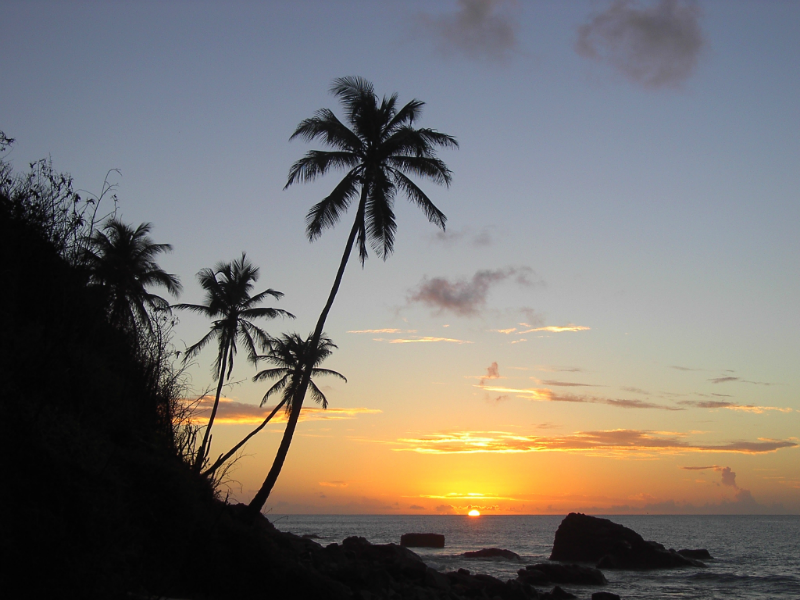
#> input picture sunset.png, 800 x 600 px
$ jupyter execute --allow-errors Clase_02_2021_1108_Numpy.ipynb
#> lines starting #> are read from the running program, lines starting #| are printed output that depends on the picture
[cell 1]
"python"

[cell 2]
a = []

[cell 3]
import math

[cell 4]
# Crear una clase
class circle:

    def __init__(self, radius, color):
        self.radius = radius # atributos
        self.color = color   # atributos

    def area(self):
        return math.pi * (self.radius ** 2)

[cell 5]
c = circle(5, "blue")

[cell 6]
c.radius

[cell 7]
c.color

[cell 8]
print(dir(c))

[cell 9]
c.area()

### Variables vs. Atributos
### Funcciones vs. Métodos

[cell 10]
# Los elementos " append" hasta "sort" son atributos o métodos
print(dir(a))

[cell 11]
# funccion qualquier que devolva la lista
def names(o):
    # utilisar una list comprehension
    print([name for name in dir(o) if name[0] != "_"])

names(a)

[cell 12]
# funccion lambda siempre se escribi en una linea
lambda n: n * 2

[cell 13]
f = lambda n: n * 2

[cell 14]
f(3)

[cell 15]
# Siempre utilizar esa funccion
names = lambda o: print([name for name in dir(o) if name[0] != "_"])

[cell 16]
names(math)

[cell 17]
a = [2, 5, 8, 3, 6, 9, 4, 5, 6]

[cell 18]
def mayor_5(n):
    return n > 5

[cell 19]
list(filter(mayor_5, a))

[cell 20]
list(filter(lambda n: n > 5, a))

[cell 21]
names = lambda o: print([name for name in dir(o) if not name.startswith("_")])

[cell 22]
import numpy as np

[cell 23]
names(np)

[cell 24]
import matplotlib.pyplot as plt

[cell 25]
sunset = plt. imread("sunset.png")
#> sunset is the input picture: shape (600, 800, 4) float32; mean R, G, B, A 0.467, 0.45, 0.434, 1

[cell 26]
type(sunset)

[cell 27]
names(sunset)

[cell 28]
sunset.dtype

[cell 29]
help(sunset.dtype)

[cell 30]
plt.imshow(sunset)

[cell 31]
b = np.arange(12).reshape(4, 3)
b

[cell 32]
np.square(b)

[cell 33]
names(np)

[cell 34]
np.max(sunset)
#> Out = 1

[cell 35]
np.min(sunset)
#> Out = 0

[cell 36]
plt.imshow(sunset);

[cell 37]
sunset2 = np.square(sunset)
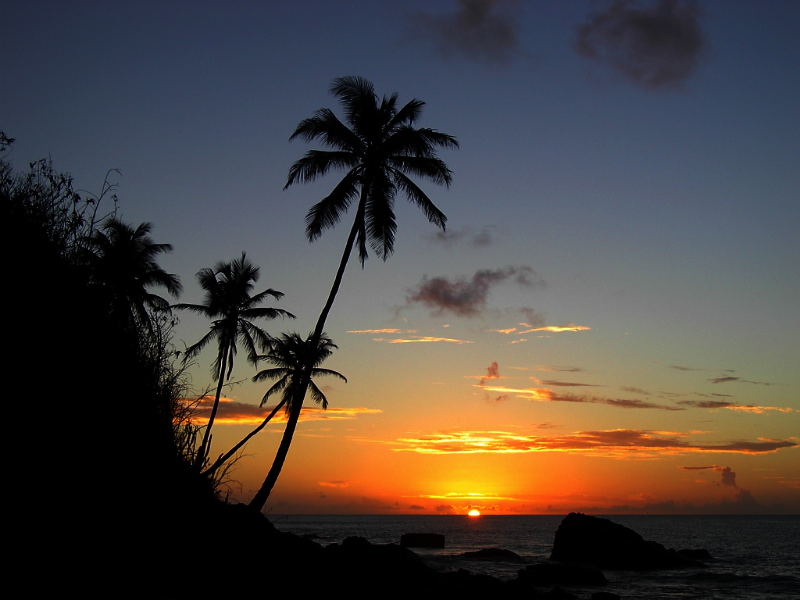
#> sunset2: shape (600, 800, 4) float32; mean R, G, B, A 0.298, 0.267, 0.248, 1; transparent parts drawn white

[cell 38]
plt.imshow(sunset2);

## sunset     -> (sunset / 2) ** 3

[cell 39]
sunset3 = (sunset / 2) ** 3
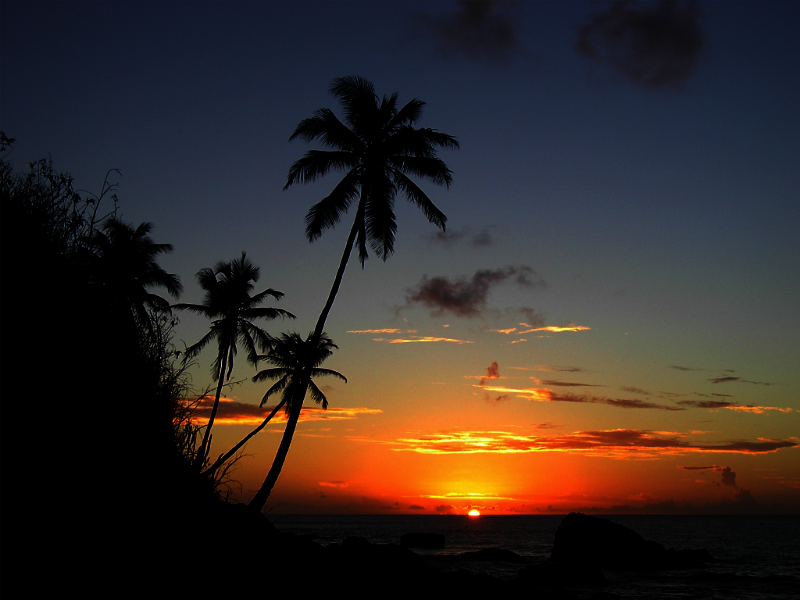
#> sunset3: shape (600, 800, 4) float32; mean R, G, B, A 0.0262, 0.021, 0.0188, 0.125; transparent parts drawn white
print(sunset3)
plt.imshow(sunset3);

[cell 40]
dog = plt.imread("dog.jpg")
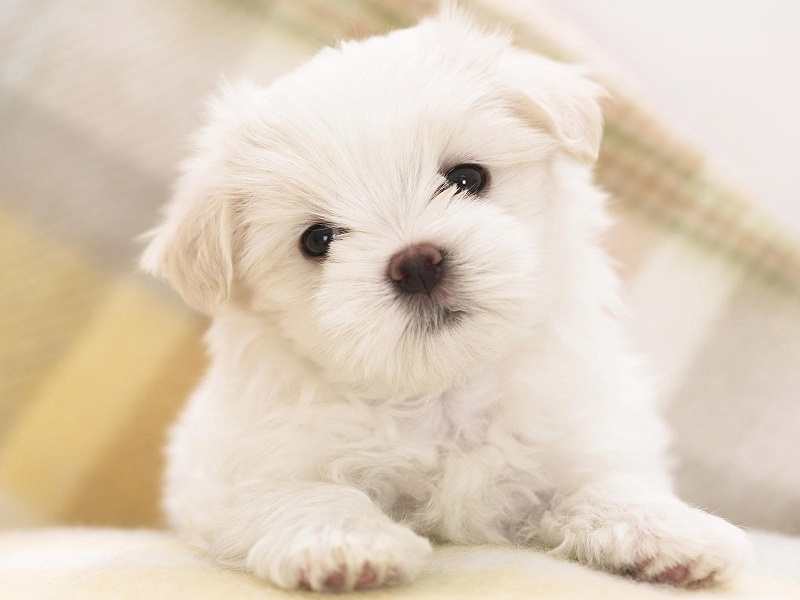
#> input picture dog.jpg, 800 x 600 px
#> dog is the input picture: shape (600, 800, 3); mean R, G, B 222.9, 208, 189.7

[cell 41]
plt.imshow(dog);

# concatenar arrays

[cell 42]
a = np.random.randint(0, 10, size = (2, 3))
a

[cell 43]
b = np.random.randint(0, 10, size = (2, 3))
b

[cell 44]
help(np.concatenate)

[cell 45]
np.concatenate([a, b], axis = 0)

[cell 46]
np.concatenate([a, b], axis = 1)

[cell 47]
# Array unidimensional
c = np.array([4, 6, 2])
print(c)
print(c.ndim)
print(c.shape)

[cell 48]
d = np.array([4, 6, 2]).reshape(1, 3)
print(d)
print(d.ndim)
print(d.shape)

[cell 49]
c.reshape(1, 3)

[cell 50]
c.reshape(1, -1)

[cell 51]
sunset

[cell 52]
# -1 assugura que no quede ningum numero
sunset.reshape(400, 600, -1)

[cell 53]
a = np.arange(24)
a

[cell 54]
a.reshape(6, 4)

[cell 55]
a.reshape(4, -1)

#> (a cell that did not finish here is left out)

[cell 57]
a.reshape(2, 3, -1)

[cell 58]
a.reshape(2, 3, -1).ndim

[cell 59]
b = a.reshape(6, -1)
b

[cell 60]
b.reshape(2, 2, 3, -1)

[cell 61]
sunset.shape
#> Out = (600, 800, 4)

[cell 62]
dog.shape
#> Out = (600, 800, 3)

# concatenar verticalmente las dos estruturas

#> (a cell that did not finish here is left out)

[cell 64]
# Quedar solamente con las 3 primeras capas de Sunset
combo = np.concatenate((sunset[:, :, :3], dog))
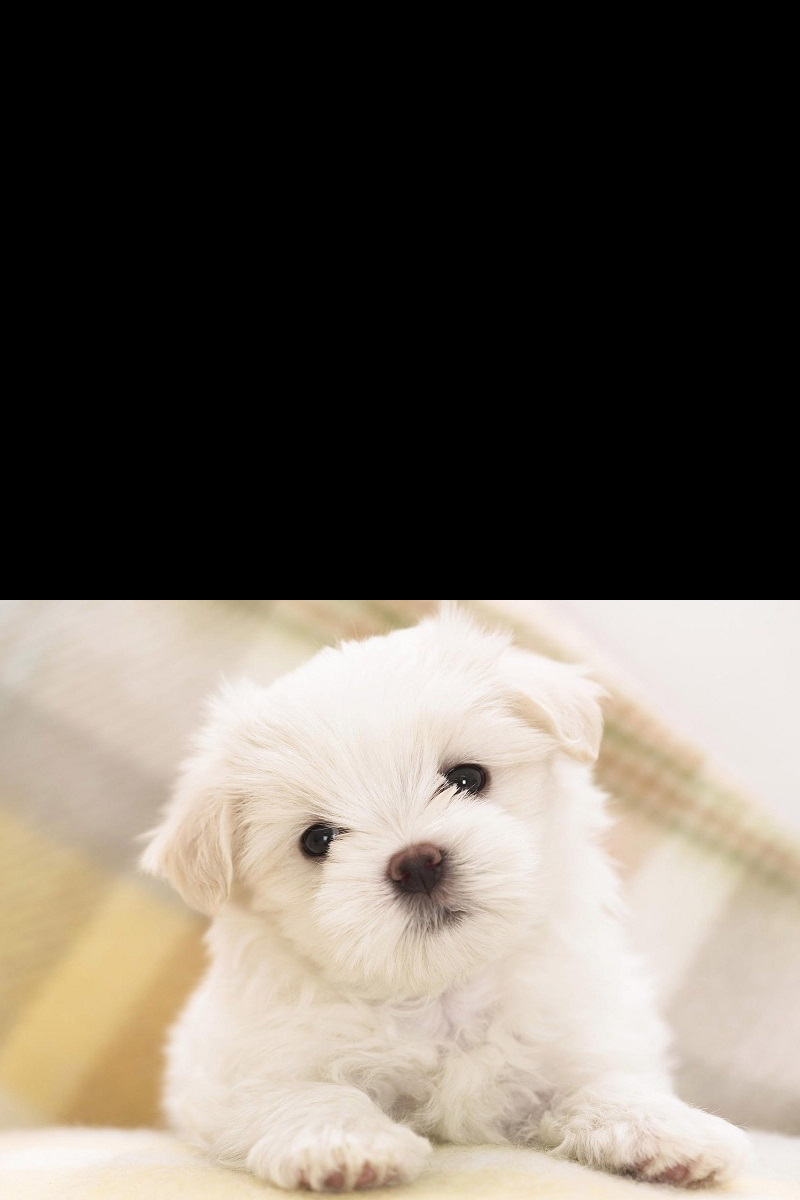
#> combo: shape (1200, 800, 3) float32; mean R, G, B 111.7, 104.2, 95.1
combo

[cell 65]
plt.imshow(combo);
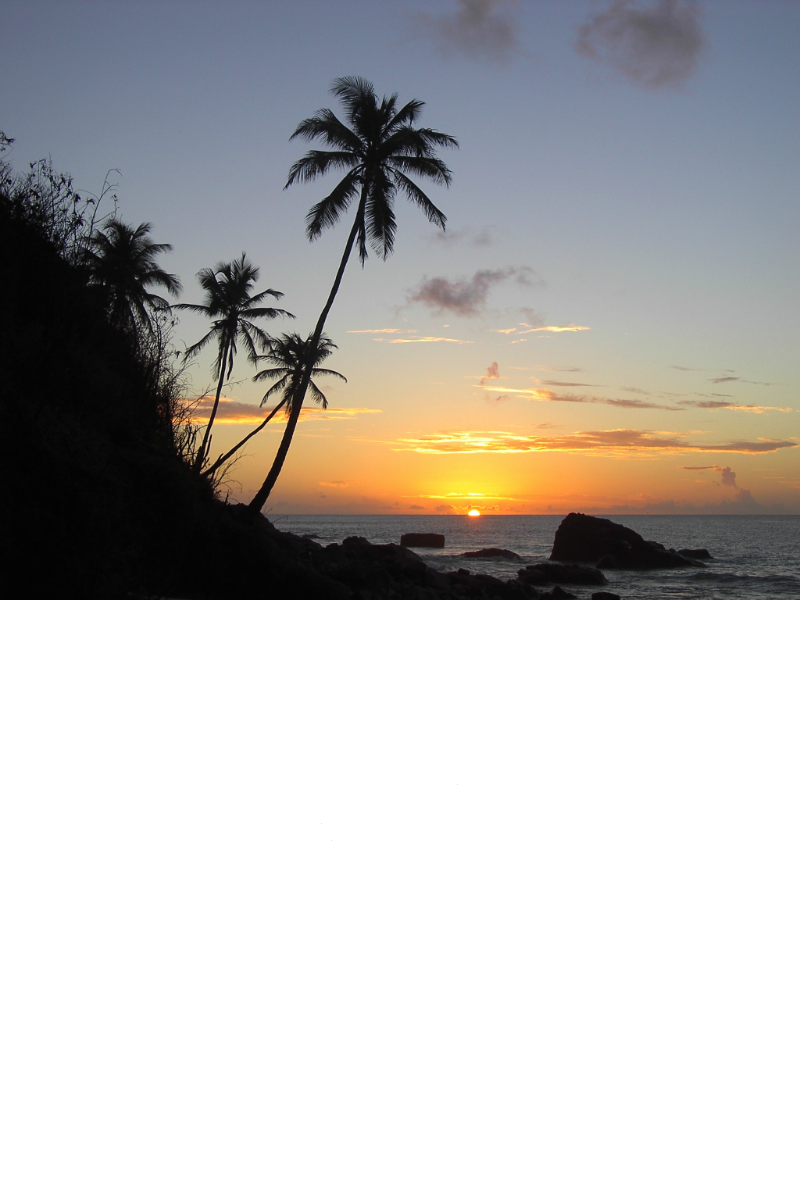
#> shown: shape (1200, 800, 3) float32; mean R, G, B 0.733, 0.725, 0.717

[cell 66]
sunset.max()
#> Out = 1

[cell 67]
np.max(sunset)
#> Out = 1

[cell 68]
sunset.min()
#> Out = 0

[cell 69]
dog.max()
#> Out = 255

[cell 70]
dog.min()
#> Out = 0

[cell 71]
combo = np.concatenate((sunset[:, :, :3], dog / 255))
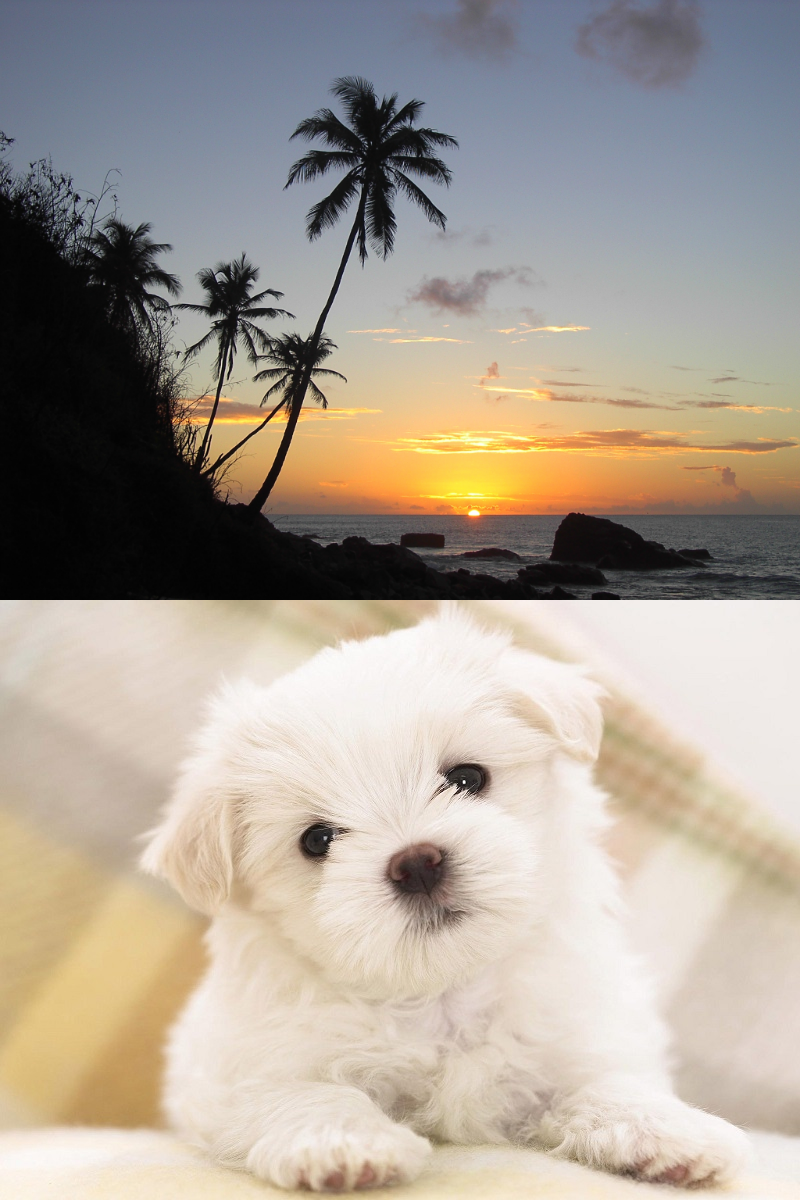
#> combo: shape (1200, 800, 3) float64; mean R, G, B 0.67, 0.633, 0.589
plt.imshow(combo);

[cell 72]
bird = plt.imread("bird.png")
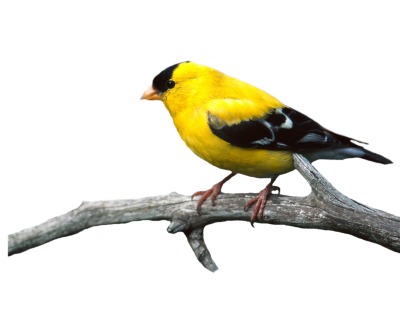
#> input picture bird.png, 400 x 320 px
#> bird is the input picture: shape (320, 400, 4) float32; mean R, G, B, A 0.107, 0.0994, 0.0582, 0.209
plt.imshow(bird);

[cell 73]
bird.shape
#> Out = (320, 400, 4)
